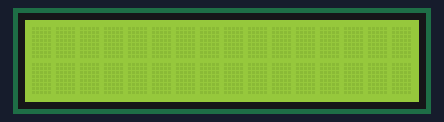
The sketch below on a simulated Arduino Uno, built with avr-gcc and run on an emulated ATmega328P. Shown: 16×2 character LCD.

Above: at 0.3 s.
At 0.87 s:
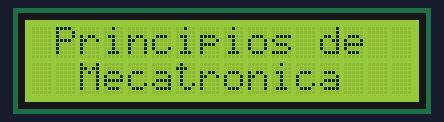

The sketch:

P2_4_2.ino
```cpp
#include <LiquidCrystal.h> // include the library code:
LiquidCrystal lcd(12, 11, 5, 4, 3, 2); // initialize the interface pins
void setup() {
lcd.begin(16, 2); // set up the LCD's number of columns and rows:
}
void loop() {
lcd.setCursor(1, 0);
lcd.print("Principios de");// Print a message to the LCD.
lcd.setCursor(2, 1);
lcd.print("Mecatronica");
delay(200);
lcd.setCursor(1, 0);
lcd.clear();// Print a message to the LCD.
delay(500);
}
```

Measured:
- what the display in image 0 shows lasts 0.5 s, from 0.3 s to 0.8 s
